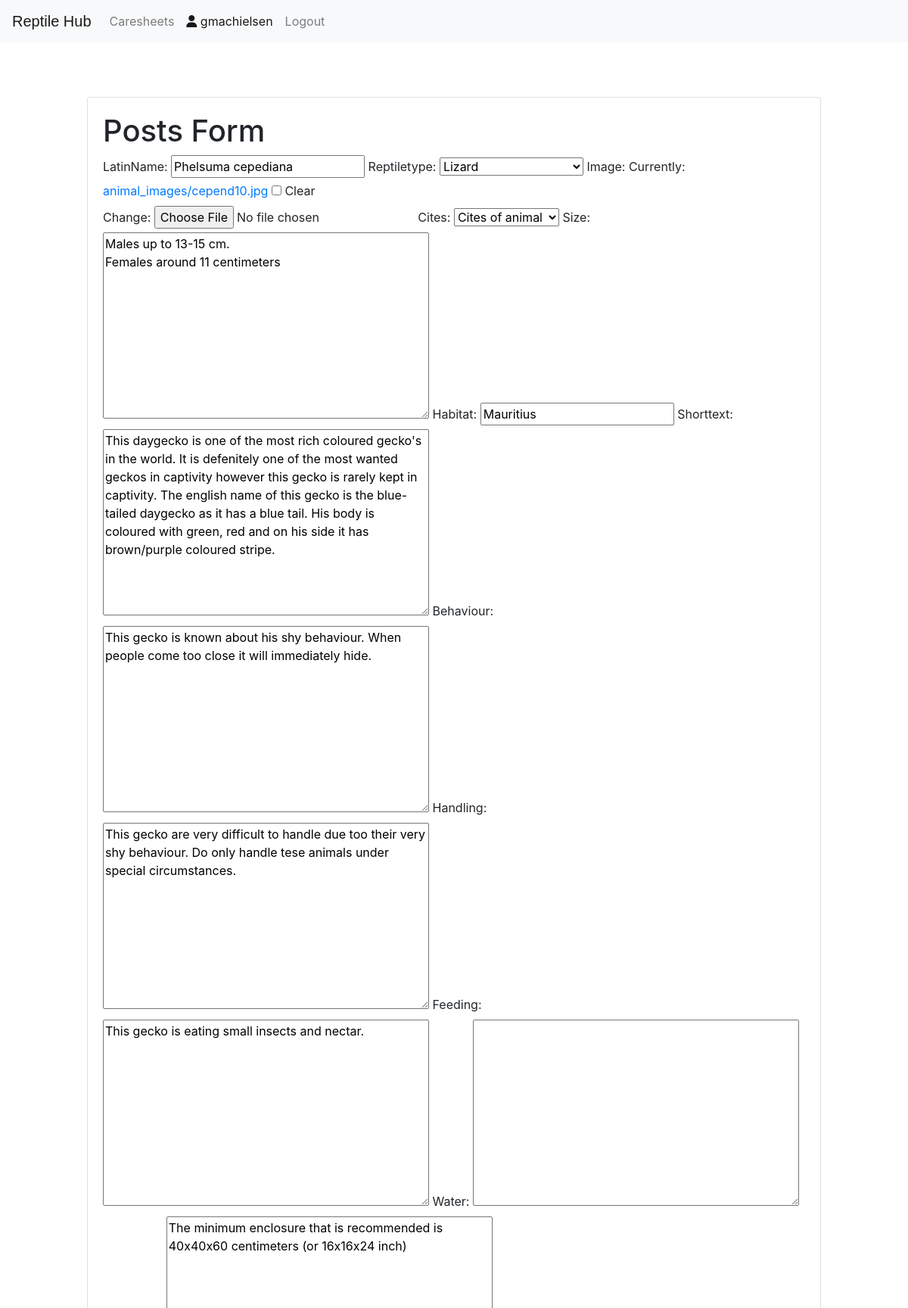
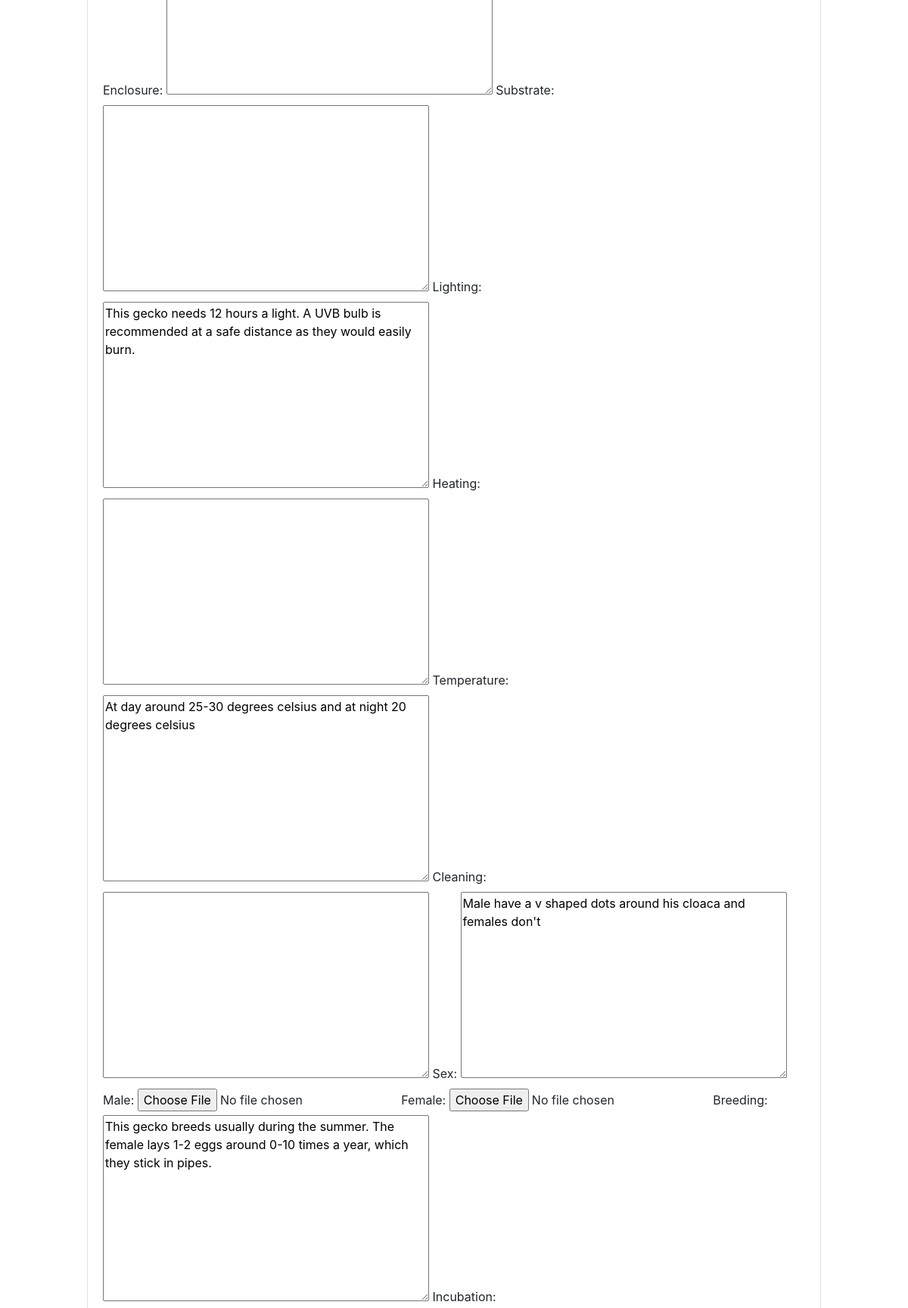
Page /post/31/edit (signed in, upper part) on the committed database (2 pictures, top to bottom).
### posts/models.py (models this page shows, shortened)
class Animal(models.Model):
    REPTILES = (
        ('X', 'Choose type of reptile'),
        ('C', 'Crocodile'),
        ('L', 'Lizard'),
        ('S', 'Snake'),
        ('T', 'Turtle'),
    )
    CITES_SPECIES = (
        ('X', 'Cites of animal'),
        ('A', 'Cites A or I'),
        ('B', 'Cites B or II'),
        ('C', 'Cites C or III'),
        ('D', 'Cites D or none'),
    )
    latinName = models.CharField(blank=True, null=True, max_length=120)
    reptiletype = models.CharField(max_length=7, default='X', choices=REPTILES)
    image = models.ImageField(blank=True, null=True, upload_to="animal_images")
    cites = models.CharField(blank=True, null=True, max_length=1, default='X', choices=CITES_SPECIES)
    habitat = models.CharField(blank=True, null=True, max_length=120)
    size = models.TextField(blank=True, null=True, max_length= 500)
    shorttext = models.TextField(blank=True, null=True, max_length= 500)
    behaviour = models.TextField(blank=True, null=True, max_length= 500)
    handling = models.TextField(blank=True, null=True, max_length= 3000)
    feeding = models.TextField(blank=True, null=True, max_length= 3000)
    water= models.TextField(blank=True, null=True, max_length= 3000)
    enclosure = models.TextField(blank=True, null=True, max_length= 3000)
    substrate = models.TextField(blank=True, null=True, max_length= 3000)
    lighting = models.TextField(blank=True, null=True, max_length= 3000)
    heating = models.TextField(blank=True, null=True, max_length= 3000)
    temperature = models.TextField(blank=True, null=True, max_length=3000)
    humidity = models.TextField(blank=True, null=True, max_length=3000)
    cleaning = models.TextField(blank=True, null=True, max_length=3000)
    sex= models.TextField(blank=True, null=True, max_length= 500)
    male = models.ImageField(blank=True, null=True, upload_to="images")
    female = models.ImageField(blank=True, null=True, upload_to="images")
    breeding = models.TextField(blank=True, null=True, max_length= 3000)
    incubation = models.TextField(blank=True, null=True, max_length= 3000)
    health = models.TextField(blank=True, null=True, max_length= 3000)
    diseases = models.TextField(blank=True, null=True, max_length= 3000)
    author = models.ForeignKey(User, related_name='posts', null=False, default=1, on_delete=models.SET_DEFAULT)
    created = models.DateTimeField(auto_now_add=True, null=True)
    updated_at = models.DateTimeField(auto_now=True)
    views = models.IntegerField(default=0)
    likes = models.IntegerField(default=0)
    dislikes = models.IntegerField(default=0)

### posts/views.py (the view)
# urls.py: path('post/<id>/edit', views.edit_post, name="edit_post"),
def edit_post(request, id):
    animal = Animal.objects.get(pk=id)
    form = AnimalForm(instance=animal, data=request.GET, files=request.FILES)
    if request.method=="POST":
        form = AnimalForm(request.POST, instance=animal)
        if form.is_valid():
            form.save()
            return redirect('post_list')
    else:
        form = AnimalForm(instance=animal)
    return render(request, "posts/edit_post.html", {'form': form})

### posts/forms.py
class AnimalForm(forms.ModelForm):
    class Meta:
        model = Animal
        fields = ["latinName", "reptiletype", "image", "cites", "size", "habitat", "shorttext", "behaviour", "handling", "feeding", "water", "enclosure", "substrate", "lighting", "heating", "temperature", "cleaning", "sex", "male", "female", "breeding", "incubation", "health", "diseases", "author"]

### posts/templates/posts/edit_post.html (shortened to what this page needs)
{% extends 'base.html' %}
{% load bootstrap_tags %}
{% block content %}
<br/>
<br/>
<br/>
<div class="row justify-content-center">
  <div class="col-10">
    <div class="card">
      <div class="card-body">
          <h1>Posts Form</h1>
            <form method="POST" enctype="multipart/form-data">
                   {{ form | as_bootstrap }}
            </form>
      </div>
    </div>
  </div>
</div>
{% endblock %}

### templates/base.html (shortened to what this page needs)
<!DOCTYPE html>
{% load static %}
<html lang="en">
  <head>
    <link rel="stylesheet" href="https://stackpath.bootstrapcdn.com/bootstrap/4.3.1/css/bootstrap.min.css">
    <link rel="stylesheet" href="{% static 'css/base.css' %}" type="text/css" />
  </head>
  <body>
    <nav class="navbar navbar-expand-lg navbar-light bg-light">
      <a style="font-family: sans-serif" class="navbar-brand" href="/">Reptile Hub</a>
      <div class="collapse navbar-collapse" id="navbarSupportedContent">
        <ul class="navbar-nav mr-auto">
          <li class="nav-item">
            <a class="nav-link" href="{% url 'post_list' %}">Caresheets</a>
          </li>
            {% if user.is_authenticated %}
          <li class="nav-item active">
            <a class="nav-link" href="{% url 'profile' %}"><i class="fas fa-user"></i> {{ user.username }}<span class="sr-only">(current)</span></a>
          </li>
          <li class="nav-item">
            <a class="nav-link" href="{% url 'logout' %}">Logout</a>
          </li>
          {% endif %}
        </ul>
      </div>
    </nav>
  <div class="container-fluid">
    {% block content %}
    {% endblock %}
  </div>
  </body>
</html>

### static/css/base.css (style rules this page uses)
.navbar { background-color: black; }
form { background-color: white; }

### rows in the picture
Animal: latinName "Phelsuma cepediana", reptiletype "Lizard", cites "Cites of animal", size "Males up to 13-15 cm. Females around 11 centimeters", habitat "Mauritius", shorttext "This daygecko is one of the most rich coloured gecko's in the world. It is defenitely one of the most wanted geckos in captivity however this gecko is rarely kept in captivity. The english name of this gecko is the blue-tailed daygecko as it has a blue tail. His body is coloured with green, red and on his side it has brown/purple coloured stripe.", behaviour "This gecko is known about his shy behaviour. When people come too close it will immediately hide.", handling "This gecko are very difficult to handle due too their very shy behaviour. Do only handle tese animals under special circumstances.", feeding "This gecko is eating small insects and nectar.", enclosure "The minimum enclosure that is recommended is 40x40x60 centimeters (or 16x16x24 inch)", lighting "This gecko needs 12 hours a light. A UVB bulb is recommended at a safe distance as they would easily burn.", temperature "At day around 25-30 degrees celsius and at night 20 degrees celsius", sex "Male have a v shaped dots around his cloaca and females don't", breeding "This gecko breeds usually during the summer. The female lays 1-2 eggs around 0-10 times a year, which they stick in pipes."

### other values in the picture
{{ user.username }} "gmachielsen"
